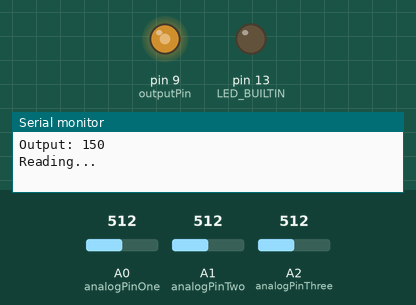
Simulated run of this program. Board: Arduino Uno, built with avr-gcc and run on an emulated ATmega328P. On the bench: output pins drawn as LEDs (lit = HIGH), the last lines printed to the serial monitor. The test bench sets the inputs (shaded band); at power-on: A0 (analogPinOne) = 512, A1 (analogPinTwo) = 512, A2 (analogPinThree) = 512.

Above: at 0.1 s.
At 121.3 s:
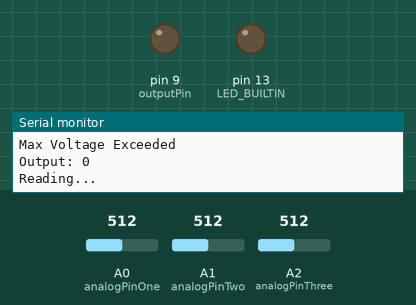
Timing chart, 0 to 122.8 s (numbered marks = the images above):
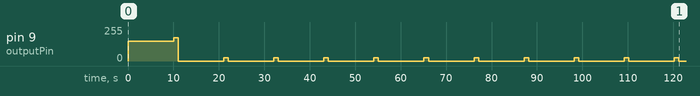

The program:

main.cpp
```cpp
#include <Arduino.h>

int batteryCapacity = 2500;    // capacity rating of battery in mAh
float resistance = 10.0;       // measured resistance of the power resistor
int cutoffVoltage = 1600;      // maximum battery voltage (in mV) that should not be exceeded
float cutoffTemperatureC = 35; // maximum battery temperature that should not be exceeded (in degrees C)
unsigned long cutoffTime = 46800000; // maximum charge time of 13 hours that should not be exceeded

int outputPin = 9;     // Output signal wire connected to digital pin 9
int outputValue = 150; // value of PWM output signal

int analogPinOne = 0;      // first voltage probe connected to analog pin 1
float valueProbeOne = 0;   // variable to store the value of analogPinOne
float voltageProbeOne = 0; // calculated voltage at analogPinOne

int analogPinTwo = 1;      // second voltage probe connected to analog pin 2
float valueProbeTwo = 0;   // variable to store the value of analogPinTwo
float voltageProbeTwo = 0; // calculated voltage at analogPinTwo

int analogPinThree = 2;    // third voltage probe connected to analog pin 2
float valueProbeThree = 0; // variable to store the value of analogPinThree
float tmp36Voltage = 0;    // calculated voltage at analogPinThree
float temperatureC = 0;    // calculated temperature of probe in degrees C
// float temperatureF = 0;     //calculated temperature of probe in degrees F

float voltageDifference = 0;                // difference in voltage between analogPinOne and analogPinTwo
float batteryVoltage = 0;                   // calculated voltage of battery
float current = 0;                          // calculated current through the load (in mA)
float targetCurrent = batteryCapacity / 10; // target output current (in mA) set at C/10 or 1/10 of the battery capacity per hour
float currentError = 0;                     // difference between target current and actual current (in mA)

bool comPort = true;

void printPrompt(String prompt)
{
  if (comPort)
  {
    Serial.print(prompt);
  }
}

void printMessage(String prompt, String value)
{
  if (comPort)
  {
    Serial.print(prompt);
    Serial.println(value);
  }
}

void setup()
{
  if (comPort)
  {
    Serial.begin(115200); //  setup serial
  }
  pinMode(outputPin, OUTPUT); // sets the pin as output

  pinMode(LED_BUILTIN, OUTPUT);
  digitalWrite(LED_BUILTIN, LOW);
}

float readProbeOne(){
  valueProbeOne = analogRead(analogPinOne);        // read the input value at probe one
  return (valueProbeOne * 5000.0) / 1023.0; // calculate voltage at probe one in milliVolts
}

float readProbeTwo(){
  valueProbeTwo = analogRead(analogPinTwo);        // read the input value at probe two
  return (valueProbeTwo * 5000.0) / 1023.0; // calculate voltage at probe two in milliVolts
}

float readTemperature(){
  valueProbeThree = analogRead(analogPinThree); // read the input value at probe three
  tmp36Voltage = valueProbeThree * 5.0;         // converting that reading to voltage
  tmp36Voltage /= 1024.0;
  return (tmp36Voltage - 0.5) * 100; // converting from 10 mv per degree wit 500 mV offset to degrees ((voltage - 500mV) times 100)
}


void loop()
{
  analogWrite(outputPin, outputValue); // Write output value to output pin

  printMessage("Output: ", String(outputValue)); // display output values for monitoring with a computer

  voltageProbeOne = 0;
  voltageProbeTwo = 0;
  temperatureC = 0;

  // average 10 readings to ensure we have smooth values.
  printPrompt("Reading...");
  for (int i = 0; i < 10; i++) {
    delay(1000); // delay 1 second between each read operation
    voltageProbeOne += readProbeOne();
    voltageProbeTwo += readProbeTwo();
    temperatureC += readTemperature();
  }
  printMessage(".", "");

  voltageProbeOne /= 10;
  voltageProbeTwo /= 10;
  temperatureC /= 10;

  // display voltage at probe one
  printMessage("Voltage Probe One (mV): ", String(voltageProbeOne));

  // display voltage at probe two
  printMessage("Voltage Probe Two (mV): ", String(voltageProbeTwo));

  batteryVoltage = 5000 - voltageProbeTwo; // calculate battery voltage
  // display battery voltage
  printMessage("Battery Voltage (mV): ", String(batteryVoltage));

  current = (voltageProbeTwo - voltageProbeOne) / resistance; // calculate charge current
   // display target current
  printMessage("Target Current (mA): ", String(targetCurrent));
  // display actual current
  printMessage("Battery Current (mA): ", String(current));

  currentError = targetCurrent - current; // difference between target current and measured current
  // display current error
  printMessage("Current Error  (mA): ", String(currentError));

  // display the temperature in degrees C
  printMessage("Temperature (degrees C) ", String(temperatureC));

  /*
   temperatureF = (temperatureC * 9.0 / 5.0) + 32.0;     //convert to Fahrenheit
   printMessage("Temperature (degrees F) ");
   String(temperatureF);
  */

  if (abs(currentError) > 10) // if output error is large enough, adjust output
  {
    outputValue = outputValue + currentError / 10;

    if (outputValue < 1) // output can never go below 0
    {
      outputValue = 0;
    }

    if (outputValue > 254) // output can never go above 255
    {
      outputValue = 255;
    }
    analogWrite(outputPin, outputValue); // write the new output value
  }

  if (temperatureC > cutoffTemperatureC) // stop charging if the battery temperature exceeds the safety threshold
  {
    outputValue = 0;

    digitalWrite(LED_BUILTIN, LOW);
    printMessage("Max Temperature Exceeded", "");
  }

  if (batteryVoltage > cutoffVoltage) // stop charging if the battery voltage exceeds the safety threshold
  {
    outputValue = 0;
    printMessage("Max Voltage Exceeded", "");
  }

  if (millis() > cutoffTime) // stop charging if the charge time threshold
  {
    outputValue = 0;
    printMessage("Max Charge Time Exceeded", "");
  }

  if (outputValue > 0)
  {
    digitalWrite(LED_BUILTIN, HIGH);
  }
  else
  {
    digitalWrite(LED_BUILTIN, LOW);
  }

  printMessage("", ""); // extra spaces to make debugging data easier to read

  delay(1000); // delay 1 second before next iteration
}
```

Measured:
- by itself, pin 9 (outputPin): 0/255 → 150/255 at 0.00 s, → 175/255 10.0 s later, → 0/255 1.0 s later, → 25/255 10.0 s later, … (23 changes in this stretch)
